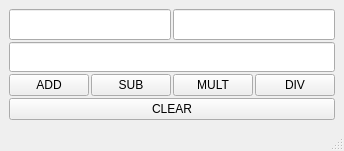
<?xml version="1.0" encoding="UTF-8"?>
<ui version="4.0">
 <class>MainWindow</class>
 <widget class="QMainWindow" name="MainWindow">
  <property name="geometry">
   <rect>
    <x>0</x>
    <y>0</y>
    <width>326</width>
    <height>151</height>
   </rect>
  </property>
  <property name="windowTitle">
   <string>MainWindow</string>
  </property>
  <widget class="QWidget" name="centralwidget">
   <layout class="QGridLayout" name="gridLayout_2">
    <item row="0" column="0">
     <layout class="QGridLayout" name="gridLayout">
      <property name="spacing">
       <number>2</number>
      </property>
      <item row="2" column="3">
       <widget class="QPushButton" name="divButton">
        <property name="text">
         <string>DIV</string>
        </property>
       </widget>
      </item>
      <item row="0" column="2" colspan="2">
       <widget class="QLineEdit" name="lineEdit2">
        <property name="sizePolicy">
         <sizepolicy hsizetype="Expanding" vsizetype="Expanding">
          <horstretch>0</horstretch>
          <verstretch>0</verstretch>
         </sizepolicy>
        </property>
       </widget>
      </item>
      <item row="2" column="2">
       <widget class="QPushButton" name="multButton">
        <property name="text">
         <string>MULT</string>
        </property>
       </widget>
      </item>
      <item row="1" column="0" colspan="4">
       <widget class="QLineEdit" name="lineEdit3">
        <property name="sizePolicy">
         <sizepolicy hsizetype="Expanding" vsizetype="Expanding">
          <horstretch>0</horstretch>
          <verstretch>0</verstretch>
         </sizepolicy>
        </property>
       </widget>
      </item>
      <item row="2" column="1">
       <widget class="QPushButton" name="subButton">
        <property name="text">
         <string>SUB</string>
        </property>
       </widget>
      </item>
      <item row="0" column="0" colspan="2">
       <widget class="QLineEdit" name="lineEdit1">
        <property name="sizePolicy">
         <sizepolicy hsizetype="Expanding" vsizetype="Expanding">
          <horstretch>0</horstretch>
          <verstretch>0</verstretch>
         </sizepolicy>
        </property>
       </widget>
      </item>
      <item row="3" column="0" colspan="4">
       <widget class="QPushButton" name="clearButton">
        <property name="text">
         <string>CLEAR</string>
        </property>
       </widget>
      </item>
      <item row="2" column="0">
       <widget class="QPushButton" name="addButton">
        <property name="text">
         <string>ADD</string>
        </property>
       </widget>
      </item>
     </layout>
    </item>
   </layout>
  </widget>
  <widget class="QMenuBar" name="menubar">
   <property name="geometry">
    <rect>
     <x>0</x>
     <y>0</y>
     <width>326</width>
     <height>21</height>
    </rect>
   </property>
  </widget>
  <widget class="QStatusBar" name="statusbar"/>
 </widget>
 <resources/>
 <connections>
  <connection>
   <sender>addButton</sender>
   <signal>clicked()</signal>
   <receiver>MainWindow</receiver>
   <slot>add()</slot>
   <hints>
    <hint type="sourcelabel">
     <x>84</x>
     <y>95</y>
    </hint>
    <hint type="destinationlabel">
     <x>57</x>
     <y>150</y>
    </hint>
   </hints>
  </connection>
  <connection>
   <sender>subButton</sender>
   <signal>clicked()</signal>
   <receiver>MainWindow</receiver>
   <slot>sub()</slot>
   <hints>
    <hint type="sourcelabel">
     <x>161</x>
     <y>95</y>
    </hint>
    <hint type="destinationlabel">
     <x>245</x>
     <y>150</y>
    </hint>
   </hints>
  </connection>
  <connection>
   <sender>multButton</sender>
   <signal>clicked()</signal>
   <receiver>MainWindow</receiver>
   <slot>mult()</slot>
   <hints>
    <hint type="sourcelabel">
     <x>238</x>
     <y>94</y>
    </hint>
    <hint type="destinationlabel">
     <x>325</x>
     <y>150</y>
    </hint>
   </hints>
  </connection>
  <connection>
   <sender>divButton</sender>
   <signal>clicked()</signal>
   <receiver>MainWindow</receiver>
   <slot>div()</slot>
   <hints>
    <hint type="sourcelabel">
     <x>315</x>
     <y>95</y>
    </hint>
    <hint type="destinationlabel">
     <x>325</x>
     <y>150</y>
    </hint>
   </hints>
  </connection>
  <connection>
   <sender>clearButton</sender>
   <signal>clicked()</signal>
   <receiver>MainWindow</receiver>
   <slot>clear()</slot>
   <hints>
    <hint type="sourcelabel">
     <x>315</x>
     <y>120</y>
    </hint>
    <hint type="destinationlabel">
     <x>325</x>
     <y>150</y>
    </hint>
   </hints>
  </connection>
 </connections>
 <slots>
  <slot>add()</slot>
  <slot>sub()</slot>
  <slot>mult()</slot>
  <slot>div()</slot>
  <slot>clear()</slot>
 </slots>
</ui>
